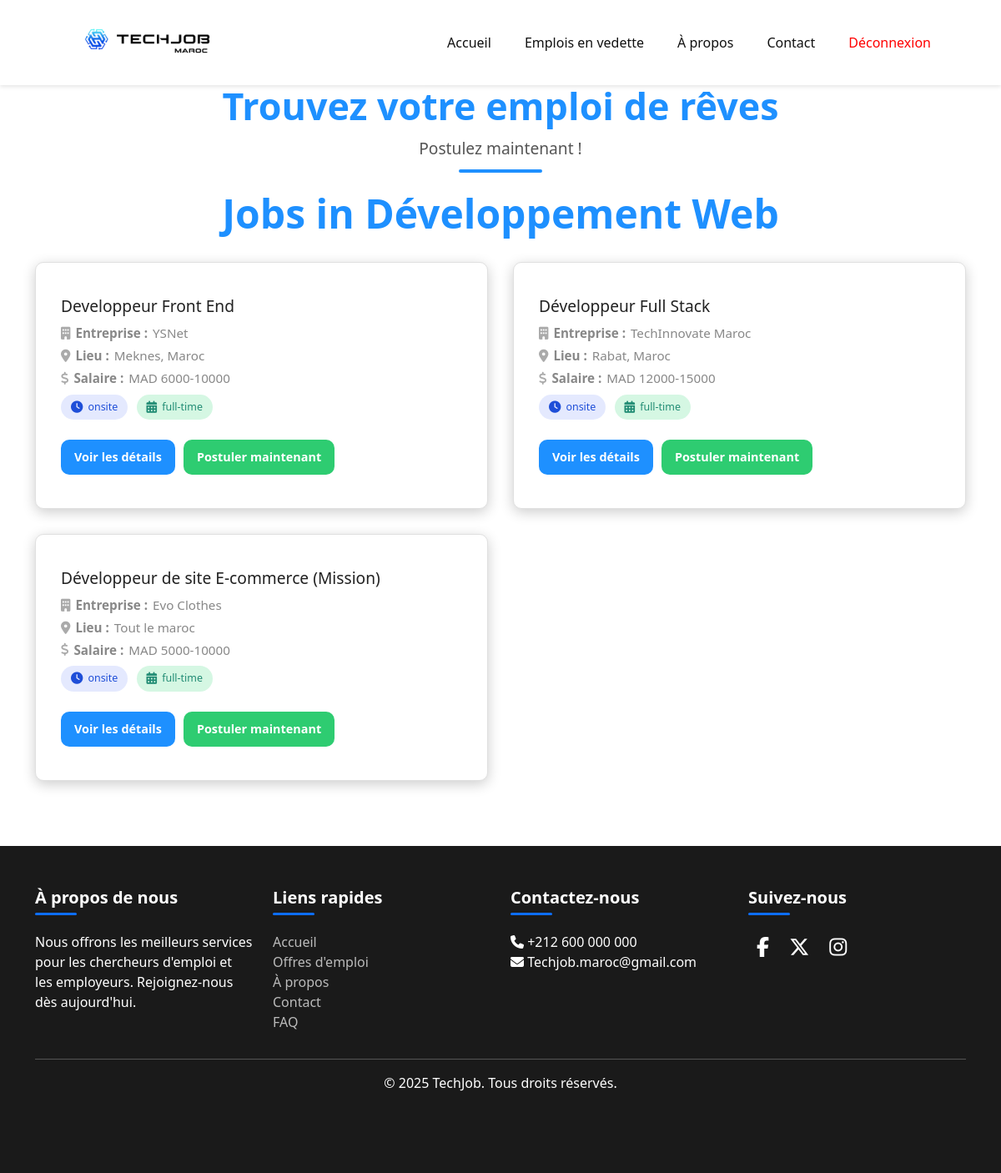
The page /Pages/JobsListing.php?category=1 (signed in) on the database its author committed.
### tables this page shows
CREATE TABLE IF NOT EXISTS `categories` (
  `id` int(11) NOT NULL AUTO_INCREMENT,
  `title` varchar(255) NOT NULL,
  `numberOfJobs` int(11) NOT NULL DEFAULT 0,
  PRIMARY KEY (`id`)
);

CREATE TABLE IF NOT EXISTS `jobs` (
  `id` int(11) NOT NULL AUTO_INCREMENT,
  `postedBy` varchar(255) NOT NULL,
  `category` int(11) NOT NULL,
  `title` varchar(255) NOT NULL,
  `companyName` varchar(255) NOT NULL,
  `location` varchar(255) NOT NULL,
  `salaryRange` varchar(255) DEFAULT NULL,
  `duration` enum('part-time','full-time','contract','internship') NOT NULL,
  `type` enum('remote','onsite','mission') NOT NULL,
  `datePosted` datetime NOT NULL DEFAULT current_timestamp(),
  `skills` text DEFAULT NULL,
  `status` enum('active','closed') NOT NULL DEFAULT 'active',
  `numberOfApplicants` int(11) NOT NULL DEFAULT 0,
  `description` text NOT NULL,
  `requirements` text NOT NULL,
  `specializations` varchar(255) NOT NULL,
  `experience` enum('entry-level','mid-level','senior-level','expert-level') NOT NULL,
  PRIMARY KEY (`id`),
  KEY `postedBy` (`postedBy`),
  KEY `category` (`category`),
  CONSTRAINT `jobs_ibfk_1` FOREIGN KEY (`postedBy`) REFERENCES `users` (`userId`) ON DELETE CASCADE,
  CONSTRAINT `jobs_ibfk_2` FOREIGN KEY (`category`) REFERENCES `categories` (`id`) ON DELETE CASCADE
);

### includes/helper-functions.php (the view, shortened to what this page needs)
<?php
function fetchJobsByCategory($categoryId) {
    $conn = connectDB();
    $categoryId = mysqli_real_escape_string($conn, $categoryId);
    $sql = "SELECT id, title, companyName, location, salaryRange, type, duration, datePosted
            FROM jobs WHERE category = $categoryId AND status = 'active'";
    $result = mysqli_query($conn, $sql);
    $jobs = [];
    if ($result) {
        while ($row = mysqli_fetch_assoc($result)) {
            $jobs[] = $row;
        }
    }
    return $jobs;
}
function fetchCategoryName($categoryId) {
    $conn = connectDB();
    $categoryId = mysqli_real_escape_string($conn, $categoryId);
    $sql = "SELECT title FROM categories WHERE id = $categoryId";
    $result = mysqli_query($conn, $sql);
    $categoryName = '';
    if ($result && $row = mysqli_fetch_assoc($result)) {
        $categoryName = $row['title'];
    }
    return $categoryName;
}
function generateJobMarkup($job) {
    return "
    <div class='job-item' data-job-id='{$job['id']}'>
        <h3 class='job-title'>
             " . htmlspecialchars($job['title']) . "
        </h3>
        <p><i class='fas fa-building'></i> <strong>Entreprise :</strong> " . htmlspecialchars($job['companyName']) . "</p>
        <p><i class='fas fa-map-marker-alt'></i> <strong>Lieu :</strong> " . htmlspecialchars($job['location']) . "</p>
        <p><i class='fas fa-dollar-sign'></i> <strong>Salaire :</strong> " . htmlspecialchars($job['salaryRange']) . "</p>
        <div class='tags'>
            <span class='tag job-type'><i class='fas fa-clock'></i> " . htmlspecialchars($job['type']) . "</span>
            <span class='tag duration'><i class='fas fa-calendar-alt'></i> " . htmlspecialchars($job['duration']) . "</span>
        </div>
        <div class='button-group'>
            <button class='view-details' onclick='openModal(" . intval($job['id']) . ")'>Voir les détails</button>
            <form action='../Pages/JobApplication.php?jobId={$job['id']}' method='post' style='display:inline;'>
                <input type='hidden' name='jobId' value='{$job['id']}'>
                <button type='submit' class='apply-button'>Postuler maintenant</button>
            </form>
        </div>
    </div>";
}
?>

### Pages/JobsListing.php (shortened to what this page needs)
<?php
require_once "../includes/helper-functions.php";
$default = 0;
$categoryId = isset($_GET['category']) ? intval($_GET['category']) : $default;
if ($categoryId == $default) {
    $jobs = fetchAllJobs();
    $categoryName = '';
} else {
    $categoryName = "Jobs in " . fetchCategoryName($categoryId);
    $jobs = fetchJobsByCategory($categoryId);
}
?>
<!DOCTYPE html>
<html lang="en">
    <head>
        <link rel="stylesheet" href="https://cdnjs.cloudflare.com/ajax/libs/font-awesome/6.5.0/css/all.min.css">
        <link rel="stylesheet" href="../styles/generalStyles.css">
        <link rel="stylesheet" href="../styles/HomePage/header.css">
        <link rel="stylesheet" href="../styles/HomePage/footer.css">
        <link rel="stylesheet" href="../styles/HomePage/common-styles.css">
        <link rel="stylesheet" href="../css/joblisting.css">
    </head>
    <body>
    <?php
        include_once '../includes/applicant-header.php';
    ?>
    <div class="hero-text-wrapper">
    <h1 class="hero-title">Trouvez votre emploi de rêves</h1>
    <p class="hero-subtitle">Postulez maintenant !</p>
    <div class="hero-underline"></div>
    </div>
    <div class="container">
        <h1 class="page-title"><?= htmlspecialchars($categoryName) ?></h1>
        <div class="job-list">
            <?php foreach ($jobs as $job): ?>
                <?= generateJobMarkup($job); ?>
            <?php endforeach; ?>
        </div>
    </div>
    <?php include_once '../includes/footer.php'; ?>
        <?php include_once('../includes/footer.php') ?>
</body>
</html>

### styles/generalStyles.css (style rules this page uses)
* { padding: 0; margin: 0; box-sizing: border-box; transition: all 0.5s; font-family: 'Segoe UI', Tahoma, Geneva, Verdana, sans-serif; }
:root { --primary: #3F72AF; --primary-light: #5488c7; --secondary: #00ADB5; --secondary-light: #00c2cc; --dark: #393E46; --dark-light: #4d535d; --white: #ffffff; --gray: #f5f5f5; }

### styles/HomePage/header.css (style rules this page uses)
:root { --primary: #3F72AF; --primary-light: #5488c7; --secondary: #00ADB5; --secondary-light: #00c2cc; --dark: #393E46; --dark-light: #4d535d; --white: #ffffff; --gray: #f5f5f5; }

### styles/HomePage/footer.css (style rules this page uses)
:root { --primary: #3F72AF; --primary-light: #5488c7; --secondary: #00ADB5; --secondary-light: #00c2cc; --dark: #393E46; --dark-light: #4d535d; --white: #ffffff; --gray: #f5f5f5; }

### styles/HomePage/common-styles.css (style rules this page uses)
:root { --dark: #393E46; }
.container { max-width: 1200px; margin: 0 auto; padding: 0 20px 30px; }

### css/joblisting.css (style rules this page uses)
:root { --onsite: #4c6ef5; --remote: #2ecc71; --hybrid: #a29bfe; --contract: #fd9644; --fulltime: #2ed573; --primary: #1e90ff; --success: #2ecc71; --light-bg: #f9f9f9; --light-text: #333; --muted: #888; --border: #e0e0e0; --font: 'Segoe UI', Roboto, sans-serif; }
body { background: #f2f6ff; font-family: var(--font); color: var(--light-text); margin-top: 100px; }
.page-title { font-size: 3rem; text-align: center; margin-bottom: 10px; font-weight: bold; color: #1e90ff; }
.hero-text-wrapper { text-align: center; margin-top: 100px; margin-bottom: 20px; }
.hero-title { font-size: 2.8rem; font-weight: 700; color: #1e90ff; margin-bottom: 10px; }
.hero-subtitle { font-size: 1.2rem; color: #555; margin-bottom: 10px; }
.hero-underline { width: 100px; height: 4px; background-color: #1e90ff; margin: 0 auto; border-radius: 2px; }
.job-list { display: grid; grid-template-columns: repeat(auto-fit, minmax(360px, 1fr)); gap: 30px; margin-top: 30px; }
.job-item { background: #fff; border: 1px solid var(--border); border-radius: 10px; padding: 40px 30px; box-shadow: 0 10px 30px rgba(0, 0, 0, 0.06); box-shadow: 0 4px 16px rgba(0, 0, 0, 0.2); transition: transform 0.3s ease, box-shadow 0.3s ease; min-height: 30px; }
.job-item h3 { color: #222; font-size: 1.2rem; margin-bottom: 10px; }
.job-item p { font-size: 0.95rem; color: var(--muted); margin: 4px 0; display: flex; align-items: center; gap: 6px; }
.job-item p i { color: #aaa; }
.tag { display: inline-flex; align-items: center; gap: 6px; padding: 6px 12px; border-radius: 50px; font-size: 0.78rem; font-weight: 500; margin: 4px 6px 4px 0; }
.job-type { background-color: rgba(76, 110, 245, 0.15); color: #1e4ed8; }
.duration { background-color: rgba(46, 213, 115, 0.2); color: #218c74; }
.tag i { font-size: 0.9rem; }
.view-details, .apply-button { padding: 10px 16px; font-size: 0.9rem; font-weight: 600; border-radius: 10px; border: none; cursor: pointer; transition: background 0.3s ease, box-shadow 0.3s ease; }
.view-details { background-color: var(--primary); color: white; margin-right: 10px; box-shadow: none; }
.apply-button { background-color: var(--success); color: white; box-shadow: none; }
.button-group { display: flex; align-items: center; margin-top: 20px; }

### css/styles.css (style rules this page uses)
* { margin: 0; padding: 0; box-sizing: border-box; }
body { font-family: 'Poppins', sans-serif; background: #0d0d0d; color: #f0f0f0; }

### css/navbar.css (style rules this page uses)
body { margin: 0; font-family: Arial, sans-serif; }

### rows shown on the page
categories: title "Jobs in Développement Web"
jobs: title "Developpeur Front End", companyName "YSNet", location "Meknes, Maroc", salaryRange "MAD 6000-10000", type "onsite", duration "full-time"
jobs: title "Développeur Full Stack", companyName "TechInnovate Maroc", location "Rabat, Maroc", salaryRange "MAD 12000-15000", type "onsite", duration "full-time"
jobs: title "Développeur de site E-commerce (Mission)", companyName "Evo Clothes", location "Tout le maroc", salaryRange "MAD 5000-10000", type "onsite", duration "full-time"
